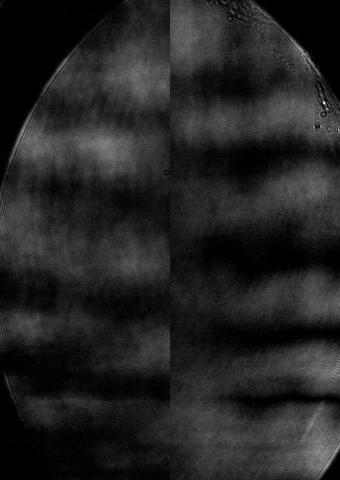
#> input picture images/alineacion666_rescaled.png, 340 x 480 px
$ python equalizeImage.py images/alineacion666_rescaled.png 5
#> lines starting #> are read from the running program, lines starting #| are printed output that depends on the picture; after the words box and inside, x2 and y2 are one past the last pixel; in counts of white or black regions, pixels touching at a corner belong together; long printed decimals are rounded
### imageSineFit.py
#python equalizeImage.py ./images/alineacion666_rescaled.png 250

import globals
import numpy as np
import cv2
import os
from scipy.optimize import curve_fit

def sine_function(x, A, B, C, D):
    return A * np.sin(B * x + C) + D

# [48 lines left out: function scanImage, not called in this run]

def verticalSineFit(img, guessedWavelength):
    guessedParameters = {
        "guessedAmplitude": 125,
        "guessedWavelength": guessedWavelength,
        "guessedPhase": 0.5,
        "guessedVerticalDisplacement": 0
    }
    guessedAmplitude = guessedParameters["guessedAmplitude"]
    guessedWavelength = guessedParameters["guessedWavelength"]
    guessedPhase = guessedParameters["guessedPhase"]
    guessedVerticalDisplacement = guessedParameters["guessedVerticalDisplacement"]
    initial_guess = [guessedAmplitude, 2*np.pi/guessedWavelength, guessedPhase, guessedVerticalDisplacement]

    slc = img[:, 0]             #our image has the same vertical wave (if equalized)

    len = np.size(slc)
    x = range(0, len)
    # Perform the curve fitting
    try:
        params, covariance = curve_fit(sine_function, x, slc, p0=initial_guess)
        perr = np.sqrt(np.diag(covariance))
        fittedParameters = {
            "amplitude":{
                "value": params[0],
                "error": perr[0]
            },
            "frequency":{
                "value": params[1],
                "error": perr[1]
            },
            "phase":{
                "value": params[2],
                "error": perr[2]
            },
            "verticalDisplacement":{
                "value": params[3],
                "error": perr[3]
            }
        }
    except Exception as e:
        print('Error', e)

    return fittedParameters, getImageFromParams(len, params)

def getHorizontalMean(img):
    ymin = 0
    height, width = img.shape
    ymax = height     #width of the image
    imgnew = np.empty((height, globals.EQUALIZED_IMAGE_WIDTH), dtype=np.uint8)
    for row in range(ymin, ymax):
        rowMean = np.mean(img[row])
        imgnew[row, :] = int(rowMean)
    return imgnew


def getImageFromParams(height, params):
    x = range(0, height)
    imgnew = np.empty((height, globals.EQUALIZED_IMAGE_WIDTH), dtype=np.uint8)
    A_fit, B_fit, C_fit, D_fit = params     # Extract the fitted parameters
    y_fit = sine_function(x, A_fit, B_fit, C_fit, D_fit)    # Generate y values using the fitted parameters
    for row in range(0, height):
        imgnew[row, :] = y_fit[row]
    #imgnew[:, :] = y_fit            #modify image with the best fit found
    return imgnew

### globals.py

import os
OS = my_variable_value = os.getenv('OS_INTERFEROMETER_FRINGE_ANALYSIS')

BLACK_IMAGE_LEVEL = 30
EQUALIZED_IMAGE_WIDTH = 50


CAMERA_SENSOR_MODE = 0# 0 o 2


#photo taken size
if CAMERA_SENSOR_MODE == 0:
    WIDTH = 640
    HEIGHT = 400

if CAMERA_SENSOR_MODE == 2:
    WIDTH = 1280
    HEIGHT = 800


'''

WIDTH = 640
HEIGHT = 400

WIDTH = 1280
HEIGHT = 800
'''

#photo resized size
RESIZED_WIDTH = WIDTH
RESIZED_HEIGHT = HEIGHT


#STATUS
BLACK_IMAGE = 0
FIRST_FIXED_MIRROR = 1
MOBILE_MIRROR = 2
SECOND_FIXED_MIRROR = 3
WAIT_BLACK_IMAGE = 4


import threading
import queue
import sys

input_queue = queue.Queue()

def read_stdin_thread(q):
    while True:
        line = sys.stdin.readline().strip()
        q.put(line)

# Start the reading thread
reader_thread = threading.Thread(target=read_stdin_thread, args=(input_queue,), daemon=True)
reader_thread.start()

# [10 lines left out: function getKey, not called in this run]


import numpy as np

#SERIAL_PORT_NAME = 'COM3'
SERIAL_PORT_NAME = '/dev/ttyUSB0'

#states
WAITING_MOBILE_MIRROR_PHOTO = 1
WAITING_FIXED_MIRROR_PHOTO = 2

#redis subscriptions
FOTO_TAKEN_RESIZED = 'phototakenresized'
FOTO_TAKEN = 'phototaken'


#constants
HIDE = "hide"
SHOW = "show"


# [5 lines left out: function isPressedKey, not called in this run]


def shouldCloseThisApp(key):
    return key == 'q'

def shouldPauseThisApp(key):
    return key == 'p'


# [22 lines left out: functions toY8array, isBlackImage, filterFFT, not called in this run]


def pointsAverage(lastPoints):
    average = sum(lastPoints) / len(lastPoints)
    return average


# [76 lines left out: functions getAroundPoints, getAroundPoints2, getFileName, softenSignal, getData, applyFunction and 2 more, not called in this run]

def split(s, params):
    return s.split(params[0])


# [4 lines left out: function getMaximumPeriod, not called in this run]


### equalizeImage.py
#python3 equalizeImage.py ./images/fringes_44-1-.png

import matplotlib.pyplot as plt
import matplotlib.gridspec as gridspec
import numpy as np
import cv2
from scipy.signal import find_peaks
from scipy.ndimage.filters import gaussian_filter1d
import sys
import os
from scipy.optimize import curve_fit
import imageSineFit as isf
import json

archivoProcesar = sys.argv[1]
guessedWavelength = int(sys.argv[2])
print('file:',archivoProcesar)

fig = plt.figure(tight_layout=True)
gs = gridspec.GridSpec(1, 3)
ax1 = fig.add_subplot(gs[0, 0])
ax2 = fig.add_subplot(gs[0, 1])
ax3 = fig.add_subplot(gs[0, 2])
ax1.set_xticks([])
ax1.set_yticks([])
ax2.set_yticks([])
ax2.set_xticks([])

img = cv2.imread(archivoProcesar, 0) # read in the image as grayscale
#> img is the input picture: shape (480, 340); min 0, max 255, mean 34.9

yp, xp = np.where(img != 0)
xmax = max(xp)
#> xmax = 339
xmin = min(xp)
#> xmin = 0
ax1.imshow(img, cmap='gray') #show the derivative (troughs are very visible)
ax1.set_title("original: " + archivoProcesar)

print()

filenameNoExt, file_extension = os.path.splitext(archivoProcesar)
outputFile = os.path.join(filenameNoExt + "_equalized" + file_extension)

imgnew = isf.getHorizontalMean(img)
#> the loop in getHorizontalMean, `for row in range(ymin, ymax):` made 480 passes
#> rowMean on passes 1 to 3: 12.6, 14.58, 15.36
#> after the loop in getHorizontalMean, `for row in range(ymin, ymax):`:
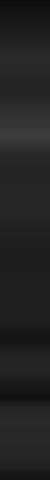
#> imgnew: shape (480, 50); min 12, max 60, mean 34.4
params, imgnewFit = isf.verticalSineFit(img, guessedWavelength)
#> in verticalSineFit, `slc = img[:, 0]`: slc = 480 values, max 96 at index 225, min 0 at index 10, mean 14.58
#> in verticalSineFit, `len = np.size(slc)`: len = 480
#> in verticalSineFit, `params, covariance = curve_fit(sine_function, x, slc, p0=initial_guess)`: params = [0.243, 1.25, 3.76, 14.58]; covariance = [[2.4, 0.000271, -0.0649, 0.00853], [0.000271, 0.00212, -0.507, 2.11e-06], [-0.0649, -0.507, 162.1, 0.000386], [0.00853, 2.11e-06, 0.000386, 1.2]]
#> in verticalSineFit, `perr = np.sqrt(np.diag(covariance))`: perr = [1.55, 0.046, 12.73, 1.09]
#> in getImageFromParams, `A_fit, B_fit, C_fit, D_fit = params`: A_fit = 0.243; B_fit = 1.25; C_fit = 3.76; D_fit = 14.58
#> in getImageFromParams, `y_fit = sine_function(x, A_fit, B_fit, C_fit, D_fit)`: y_fit = 480 values, max 14.83 at index 139, min 14.34 at index 423, mean 14.58
#> after the loop in getImageFromParams, `for row in range(0, height):`: imgnew: shape (480, 50); every value is 14
#> params = 4 items
print(params)
#| {'amplitude': {'value': 0.2428, 'error': 1.548}, 'frequency': {'value': 1.250, 'error': 0.04601}, 'phase': {'value': 3.758, 'error': 12.730}, 'verticalDisplacement': {'value': 14.584, 'error': 1.095}}
frequency = params["frequency"]["value"]
#> frequency = 1.25
wavelength = 2*np.pi/frequency
#> wavelength = 5.03
print("wavelength: " + str(wavelength))
#| wavelength: 5.027

ax2.imshow(imgnew, cmap='gray')
ax2.set_title("imgnew")

ax3.imshow(imgnewFit, cmap='gray')
ax3.set_title("imgnewFit")
plt.show()
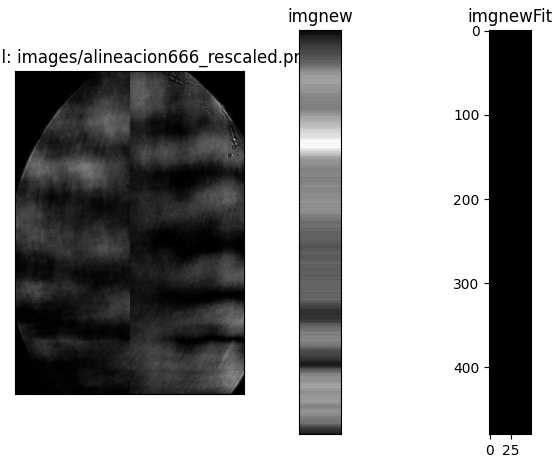
#> figure drawn by matplotlib, 3 panels

$ run again, with images/alineacion555_rescaled.png copied over images/alineacion666_rescaled.png
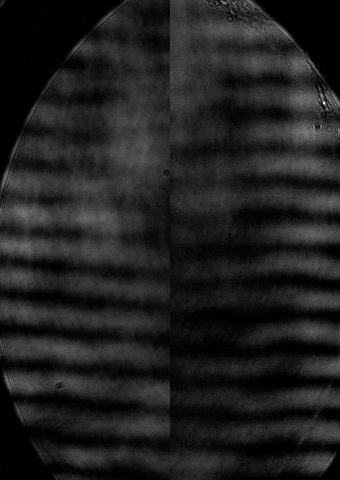
#> input picture images/alineacion555_rescaled.png, 340 x 480 px
#> img is the input picture: shape (480, 340); min 0, max 255, mean 31.8
#> xmax = 339
#> xmin = 0
#> the loop in getHorizontalMean, `for row in range(ymin, ymax):` made 480 passes
#> rowMean on passes 1 to 3: 18.87, 20.49, 20.83
#> slc = 480 values, max 105 at index 210, min 0 at index 12, mean 16.46
#> len = 480
#> in verticalSineFit, `params, covariance = curve_fit(sine_function, x, slc, p0=initial_guess)`: params = [0.468, 1.25, 2.43, 16.46]; covariance = [[2.54, -7.17e-05, 0.0221, 0.00416], [-7.17e-05, 0.000603, -0.144, -0.000205], [0.0221, -0.144, 46.21, 0.0514], [0.00416, -0.000205, 0.0514, 1.27]]
#> perr = [1.59, 0.0245, 6.8, 1.13]
#> A_fit = 0.468; B_fit = 1.25; C_fit = 2.43; D_fit = 16.46
#> y_fit = 480 values, max 16.93 at index 420, min 15.99 at index 112, mean 16.46
#> after the loop in getImageFromParams, `for row in range(0, height):`:
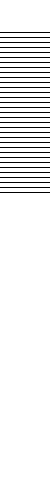
#> imgnew: shape (480, 50); values 15 (black) and 16 (white), 93.1% white; black in thin lines or dots, all inside (x1, y1, x2, y2) = (0, 32, 50, 193)
#> `params, imgnewFit = isf.verticalSineFit(img, guessedWavelength)`: params = 4 items
#| {'amplitude': {'value': 0.4677, 'error': 1.594}, 'frequency': {'value': 1.255, 'error': 0.02455}, 'phase': {'value': 2.426, 'error': 6.797}, 'verticalDisplacement': {'value': 16.461, 'error': 1.126}}
#> frequency = 1.25
#> wavelength = 5.01
#| wavelength: 5.008
#> `plt.show()`:
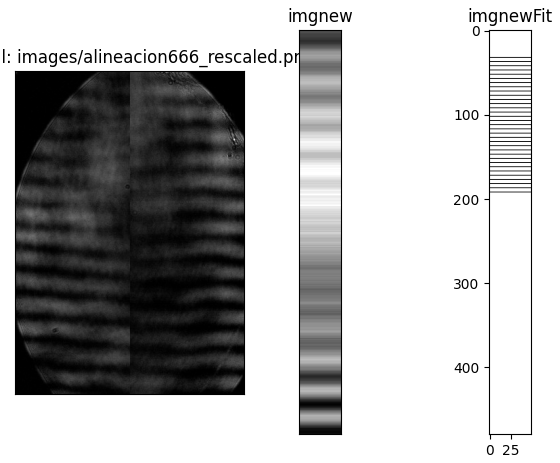
#> figure drawn by matplotlib, 3 panels

$ run again, with images/alineacion.png copied over images/alineacion666_rescaled.png
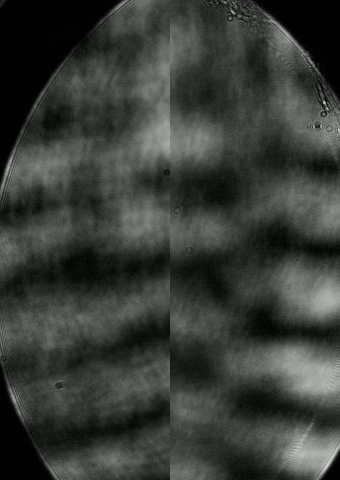
#> input picture images/alineacion.png, 340 x 480 px
#> xmax = 339
#> xmin = 0
#> the loop in getHorizontalMean, `for row in range(ymin, ymax):` made 480 passes
#> rowMean on passes 1 to 3: 25.94, 27.56, 27.94
#> slc = 480 values, max 119 at index 339, min 0 at index 15, mean 25.82
#> len = 480
#> in verticalSineFit, `params, covariance = curve_fit(sine_function, x, slc, p0=initial_guess)`: params = [-0.322, 1.27, -0.526, 25.83]; covariance = [[5.2, -5e-05, -0.0167, -0.0126], [-5e-05, 0.00261, -0.623, -0.000258], [-0.0167, -0.623, 199.1, 0.0935], [-0.0126, -0.000258, 0.0935, 2.6]]
#> perr = [2.28, 0.051, 14.11, 1.61]
#> A_fit = -0.322; B_fit = 1.27; C_fit = -0.526; D_fit = 25.83
#> y_fit = 480 values, max 26.15 at index 466, min 25.5 at index 245, mean 25.83
#> after the loop in getImageFromParams, `for row in range(0, height):`:
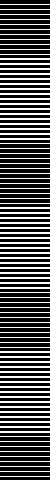
#> imgnew: shape (480, 50); values 25 (black) and 26 (white), 30.6% white in thin lines or dots
#> `params, imgnewFit = isf.verticalSineFit(img, guessedWavelength)`: params = 4 items
#| {'amplitude': {'value': -0.3223, 'error': 2.281}, 'frequency': {'value': 1.265, 'error': 0.05104}, 'phase': {'value': -0.5258, 'error': 14.112}, 'verticalDisplacement': {'value': 25.826, 'error': 1.613}}
#> frequency = 1.27
#> wavelength = 4.97
#| wavelength: 4.966
#> `plt.show()`:
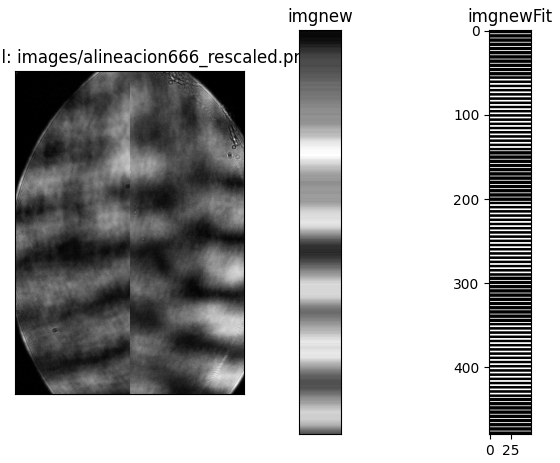
#> figure drawn by matplotlib, 3 panels

$ run again, with images/alineacion444.png copied over images/alineacion666_rescaled.png
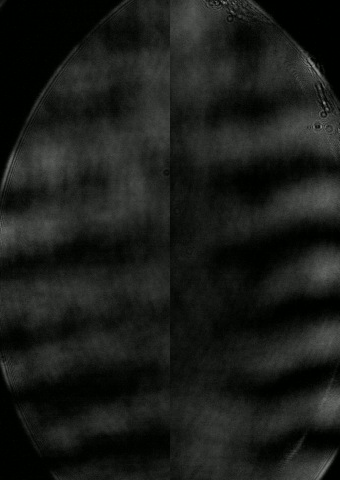
#> input picture images/alineacion444.png, 340 x 480 px
#> xmax = 339
#> xmin = 0
#> the loop in getHorizontalMean, `for row in range(ymin, ymax):` made 480 passes
#> rowMean on passes 1 to 3: 17.19, 18.51, 19.31
#> after the loop in getHorizontalMean, `for row in range(ymin, ymax):`:
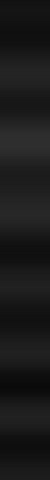
#> imgnew: shape (480, 50); min 10, max 47, mean 26.3
#> slc = 480 values, max 100 at index 225, min 0 at index 13, mean 14.66
#> len = 480
#> in verticalSineFit, `params, covariance = curve_fit(sine_function, x, slc, p0=initial_guess)`: params = [0.246, 1.25, 2.47, 14.66]; covariance = [[1.99, -0.000188, 0.0447, 0.000129], [-0.000188, 0.0017, -0.408, 1.84e-06], [0.0447, -0.408, 130.6, 0.0272], [0.000129, 1.84e-06, 0.0272, 0.993]]
#> perr = [1.41, 0.0413, 11.43, 0.996]
#> A_fit = 0.246; B_fit = 1.25; C_fit = 2.47; D_fit = 14.66
#> y_fit = 480 values, max 14.91 at index 447, min 14.42 at index 364, mean 14.66
#> `params, imgnewFit = isf.verticalSineFit(img, guessedWavelength)`: params = 4 items
#| {'amplitude': {'value': 0.2461, 'error': 1.410}, 'frequency': {'value': 1.249, 'error': 0.04129}, 'phase': {'value': 2.471, 'error': 11.427}, 'verticalDisplacement': {'value': 14.663, 'error': 0.9965}}
#> frequency = 1.25
#> wavelength = 5.03
#| wavelength: 5.031
#> `plt.show()`:
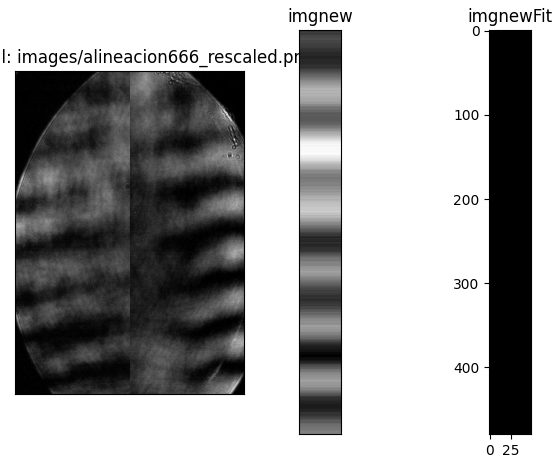
#> figure drawn by matplotlib, 3 panels
